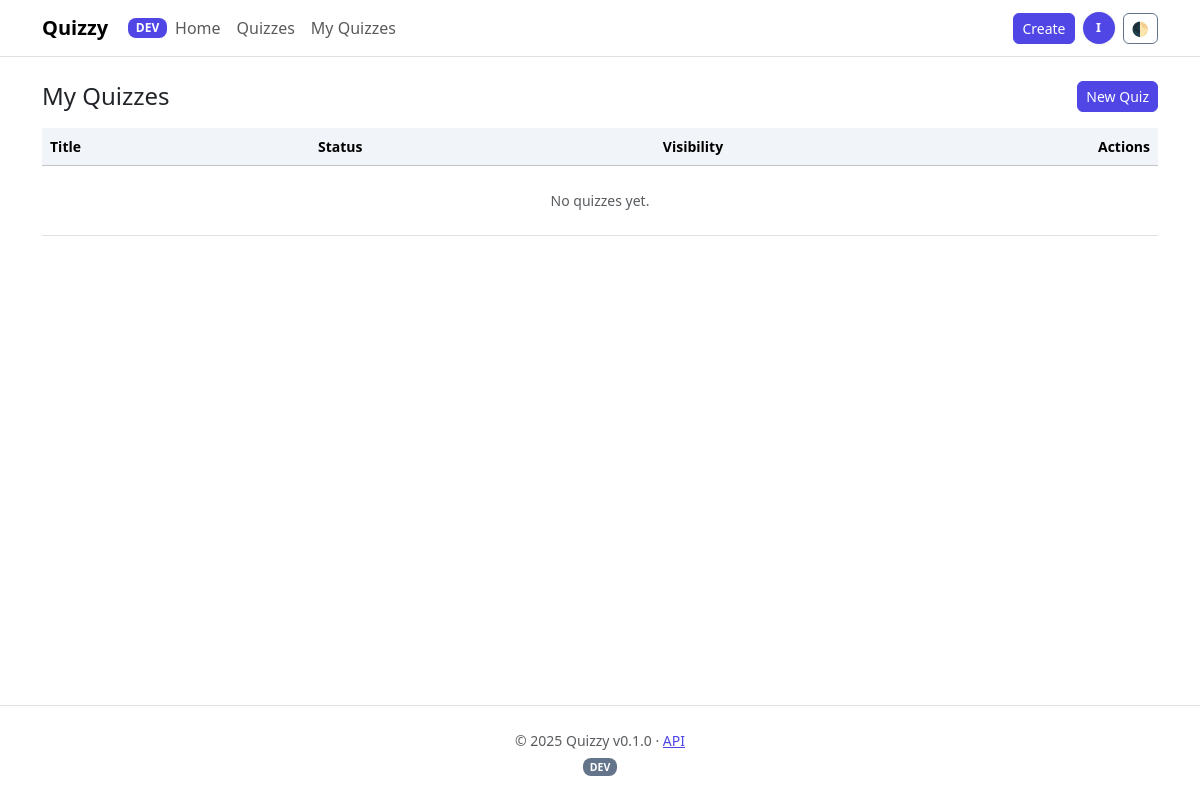
Before: /quizzes/my/ (signed in) with the older database file.
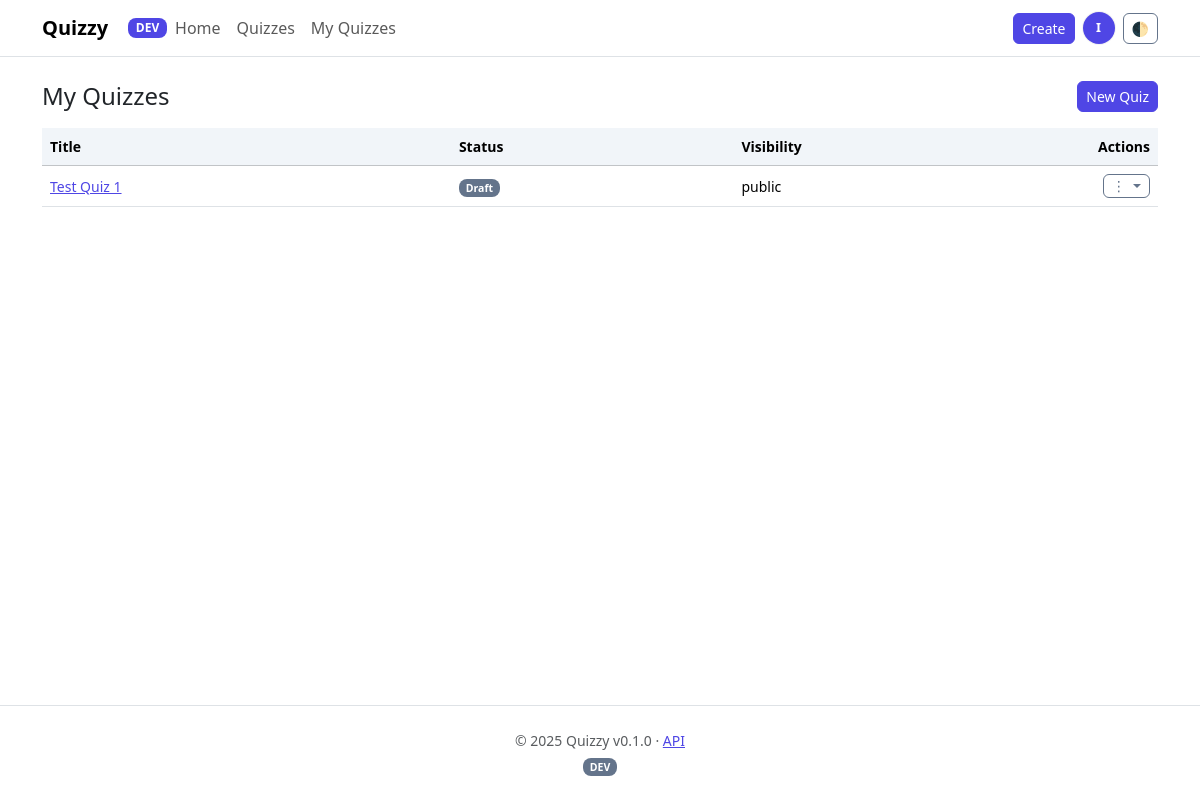
After: the same page with the newer database file.
### quizzes/models.py (models this page shows, shortened)
class Quiz(models.Model):
	PUBLIC = "public"
	PRIVATE = "private"
	VISIBILITY_CHOICES = [(PUBLIC, "Public"), (PRIVATE, "Private")]
	SCORING_BEST = "best"
	SCORING_FIRST = "first"
	SCORING_LAST = "last"
	SCORING_POLICY_CHOICES = [
		(SCORING_BEST, "Best"),
		(SCORING_FIRST, "First"),
		(SCORING_LAST, "Last"),
	]
	title = models.CharField(max_length=255)
	description = models.TextField(blank=True)
	creator = models.ForeignKey(User, on_delete=models.CASCADE, related_name="quizzes")
	created_at = models.DateTimeField(auto_now_add=True)
	is_published = models.BooleanField(default=False)
	visibility = models.CharField(max_length=10, choices=VISIBILITY_CHOICES, default=PUBLIC)
	allow_multiple_attempts = models.BooleanField(default=False)
	max_attempts = models.PositiveIntegerField(null=True, blank=True)
	scoring_policy = models.CharField(max_length=10, default="best", choices=SCORING_POLICY_CHOICES)

### quizzes/views.py (the view)
# urls.py: path("my/", MyQuizListView.as_view(), name="my-list"),
class MyQuizListView(LoginRequiredMixin, ListView):
	template_name = "quizzes/my_quizzes_list.html"
	model = Quiz
	context_object_name = "quizzes"
	def get_queryset(self):
		return Quiz.objects.filter(creator=self.request.user).order_by("-created_at")

### quizzes/templates/quizzes/my_quizzes_list.html (shortened to what this page needs)
{% extends 'base.html' %}
{% block content %}
<div class="d-flex justify-content-between align-items-center flex-wrap gap-2 mb-3">
  <h2 class="h4 mb-0">My Quizzes</h2>
  <a class="btn btn-primary btn-sm" href="{% url 'quizzes:create' %}">New Quiz</a>
</div>
<div class="table-responsive small">
  <table class="table align-middle mb-0">
    <thead class="table-light">
  <tr><th>Title</th><th>Status</th><th>Visibility</th><th class="text-end" style="width:60px;">Actions</th></tr>
    </thead>
    <tbody>
      {% for q in quizzes %}
        <tr>
          <td><a href="{% url 'quizzes:detail' q.id %}">{{ q.title }}</a></td>
          <td><span class="badge {{ q.is_published|yesno:'text-bg-success,text-bg-secondary' }}">{{ q.is_published|yesno:"Published,Draft" }}</span></td>
          <td>{{ q.visibility }}</td>
          <td class="text-end">
            <div class="dropdown">
              <button class="btn btn-sm btn-outline-secondary dropdown-toggle py-1 px-2" type="button" data-bs-toggle="dropdown" aria-expanded="false" title="Actions" style="line-height:1;">
                &#8942;
              </button>
            </div>
          </td>
        </tr>
      {% empty %}
        <tr><td colspan="4" class="text-center text-body-secondary py-4">No quizzes yet.</td></tr>
      {% endfor %}
    </tbody>
  </table>
</div>
{% endblock %}

Changed rows visible on the page:
added Quiz: title "Test Quiz 1", is_published "Draft", visibility "public"
Other visible differences:
text no longer shown: "No quizzes yet."
